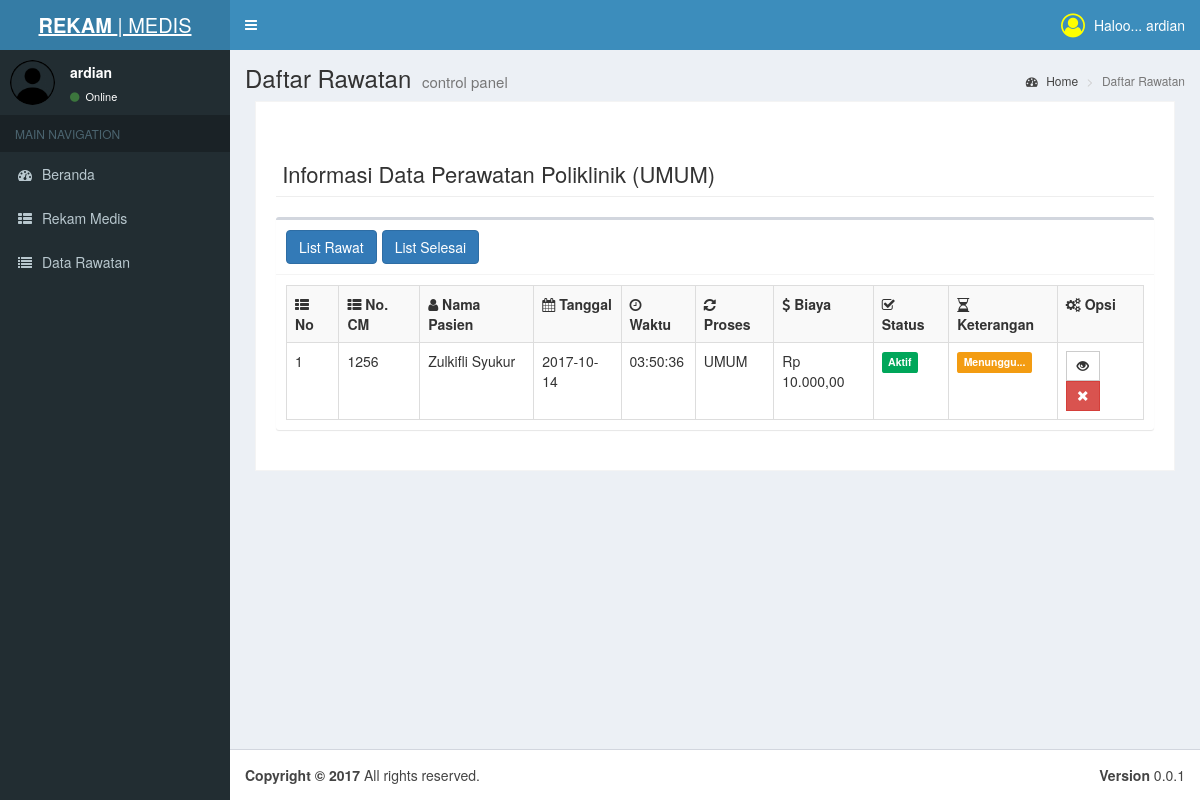
The page /admin/index.php?m=prosesRekam (signed in) on the database its author committed.
### tables this page shows
CREATE TABLE IF NOT EXISTS `tb_dokter` (
`id_dokter` tinyint(4) NOT NULL,
  `NIP` char(18) NOT NULL DEFAULT '',
  `nama` varchar(30) DEFAULT NULL,
  `jenis_poli` varchar(20) DEFAULT NULL,
  `jk` varchar(15) DEFAULT NULL,
  `alamat` varchar(40) DEFAULT NULL,
  `no_hp` varchar(15) DEFAULT NULL,
  `username` varchar(20) DEFAULT NULL
);

CREATE TABLE IF NOT EXISTS `tb_pendaftaran` (
`id_rawat` tinyint(4) NOT NULL,
  `nama` varchar(30) NOT NULL,
  `tanggal` date NOT NULL,
  `waktu` time NOT NULL,
  `proses` enum('UMUM','KIA','GIGI','') NOT NULL,
  `biaya` int(11) NOT NULL,
  `status` varchar(20) NOT NULL,
  `keterangan` enum('Selesai','Menunggu...','','') NOT NULL,
  `id_pasien` int(11) DEFAULT NULL,
  `id_karyawan` tinyint(4) DEFAULT NULL,
  `no_cm` char(4) NOT NULL
);

### admin/pages/md/prosesRekam.php (the view, shortened to what this page needs)
<link rel="stylesheet" href="../css/sweetalert.css" media="screen" title="no title">
<link rel="stylesheet" href="../css/bootstrap.min.css" media="screen" title="no title">
<?php
include"../backend/koneksi.php";
$cekpoli=mysqli_query($koneksi,"SELECT jenis_poli from tb_dokter where username='".$_SESSION['username']."'");
while ($row=mysqli_fetch_object($cekpoli)) {
  $Poli=$row->jenis_poli;
}
 ?>
<div class="content-wrapper">
  <section class="content-header">
    <h1>
      Daftar Rawatan
      <small>control panel</small>
    </h1>
    <ol class="breadcrumb">
      <li><a href="index.php"><i class="fa fa-dashboard"></i> Home</a></li>
      <li class="active">Daftar Rawatan</li>
    </ol>
  </section>
<section class="invoice">
  <div class="row">
    <div class="col-xs-12">
      <h2 class="page-header">
        <i class="fa "></i> Informasi Data Perawatan Poliklinik (<?php echo $Poli; ?>)
      </h2>
      <div class="box">
        <div class="box-header with-border">
          <h3 class="box-title">
            <button class="btn btn-primary" id="tombolList">
              List Rawat
            </button>
            <button class="btn btn-primary" id="tombolSelesai">
              List Selesai
            </button>
          </h3>
        </div>
        <div class="box-body" id="list">
          <table class="table table-bordered table-striped">
            <tr>
              <th><span class="fa fa-th-list"></span> No</th>
              <th><span class="fa fa-th-list"></span> No. CM</th>
              <th><span class="fa fa-user"></span> Nama Pasien</th>
              <th><span class="fa fa-calendar"></span> Tanggal</th>
              <th><span class="fa fa-clock-o"></span> Waktu</th>
              <th><span class="fa fa-refresh"></span> Proses</th>
              <th><span class="fa fa-usd"></span> Biaya</th>
              <th><span class="fa fa-check-square-o"></span> Status</th>
              <th><span class="fa fa-hourglass-half"></span> Keterangan</th>
              <th><span class="fa fa-cogs"></span> Opsi</th>
            </tr>
      <?php
      $n=1;
      $query = mysqli_query($koneksi,"select * from tb_pendaftaran where proses = '".$_SESSION['poli']."' and keterangan = 'Menunggu...'");
      while ($row=mysqli_fetch_object($query))
      {
       ?>
       <tr>
         <td><?php echo $n ?></td>
         <td><?php echo "$row->no_cm"?></td>
         <td><?php echo "$row->nama"?></td>
         <td><?php echo "$row->tanggal"?></td>
         <td><?php echo "$row->waktu"?></td>
         <td><?php echo "$row->proses"?></td>
         <td><?php echo "Rp ".number_format($row->biaya,2,',','.');?></td>
         <td><span class="label label-success"><?php echo "$row->status"?></span></td>
         <td><span class="label label-warning"><?php echo "$row->keterangan"?></span></td>
         <td>
           <form class="" action="" method="post">
             <button name="rekam" class="btn btn-default btn-flat btn-sm" type="submit" data-toggle="tooltip" data-placement="bottom" title="Proses">
               <i class="glyphicon glyphicon-eye-open"></i>
             </button>
             <button type="submit" class="btn btn-danger btn-flat btn-sm" name="hapus">
               <i class="glyphicon glyphicon-remove"></i>
             </button>
           </form>
        </td>
       </tr>
       <?php
       $n= $n+1;
  }
  ?>
  </table>
  </div>
  </div>
  </div>
  </div>
  </section>
  </div>

### rows shown on the page
tb_dokter: jenis_poli "UMUM"
tb_pendaftaran: no_cm "1256", nama "Zulkifli Syukur", tanggal "2017-10-14", waktu "03:50:36", proses "UMUM", biaya "10.000,00", status "Aktif", keterangan "Menunggu..."

### other values the page prints
$username "ardian"
